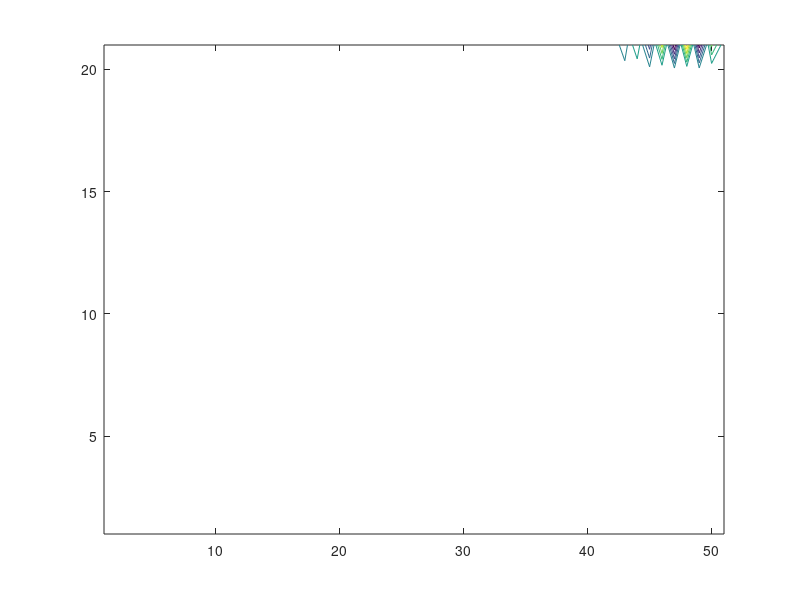

Here is the MATLAB script that generated this plot:
function [] = parabolic()
%UNTITLED Summary of this function goes here
%   Detailed explanation goes here

f= @(x)(x-x*x)*exp(x);
M= 50;
N= 20;
x= 0:1/M:1;
t= 0:1/N:1;
h=(1/N)/((1/M)*(1/M));
U= zeros(N+1, M+1);
for i=1:M+1
    U(1,i)= f(x(i));
end
for j=1:N+1
    U(j,1)=0;
    U(j,M+1)=0;
end
for i=2:N+1
    for j=2:M
        U(i, j)= h*U(i-1,j+1)- (2*h -1)*U(i-1, j) + h*U(i-1, j-1);
    end
end
U
contour(U);
end
